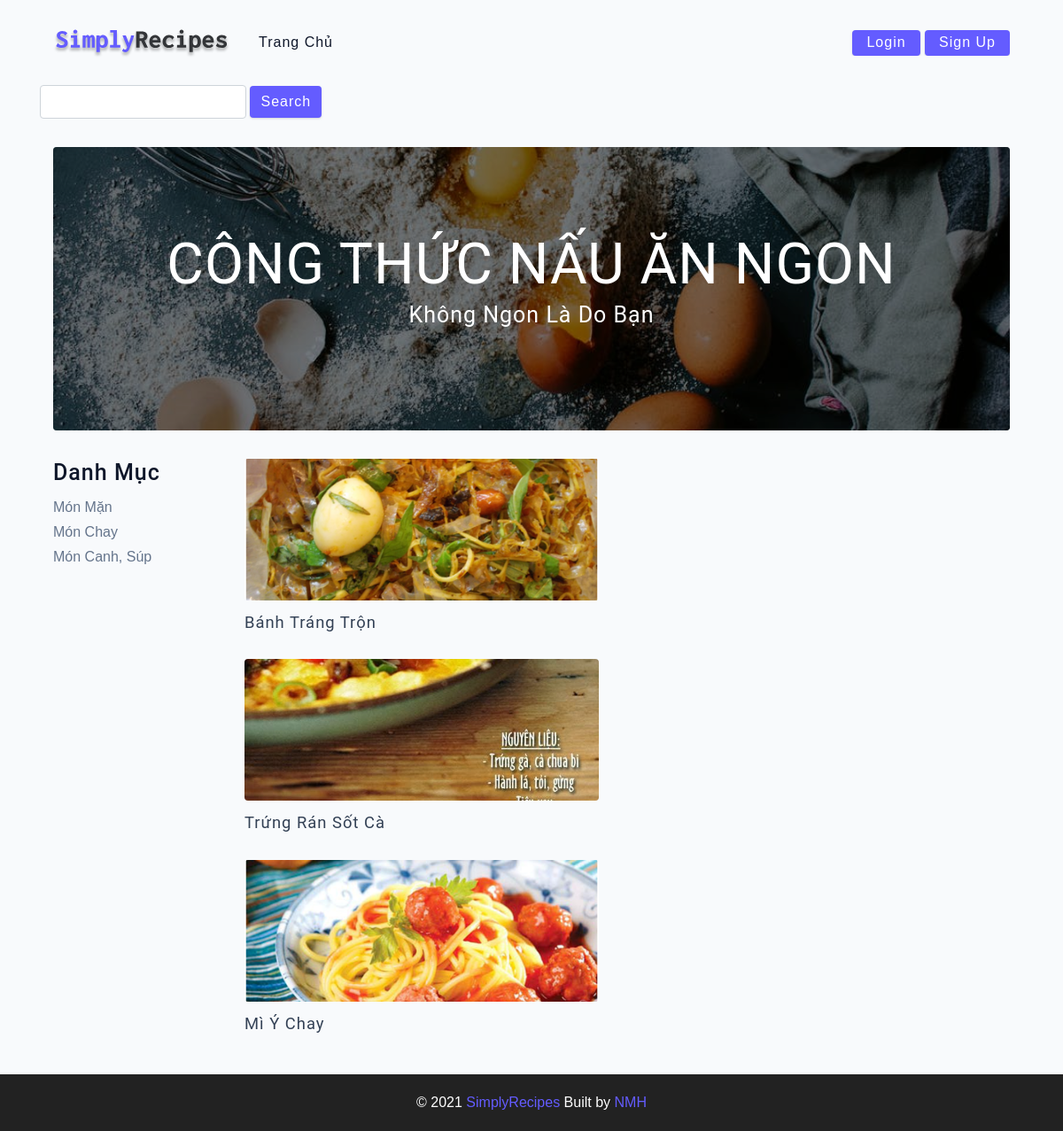
Screenshot of /search with the database file from the repository.
### website/models.py (models this page shows)
class Food(db.Model, UserMixin):
    id = db.Column(db.Integer, primary_key=True)
    id_user = db.Column(db.Integer)
    id_categoryfood = db.Column(db.Integer)
    name = db.Column(db.String(500))
    material = db.Column(db.String(1500))
    recipe = db.Column(db.String(50000))
    image = db.Column(db.String(200))

### website/auth.py (the view)
@auth.route('/search', methods=['POST', 'GET'])
def search():
    foods = Food.query.all()
    if request.method == 'POST':
        ct = request.form.get('search')
        search = "%{}%".format(ct)
        print(search)
        foods = Food.query.filter(Food.name.like(search)).all()
        print(foods)
    return render_template("home.html", user=current_user,
                                        list_user=User.query.all(),
                                        list_food=foods,
                                        list_category=Category_food.query.all(),
                                        list_comments=Comments().query.all())

### website/templates/home.html
{% extends "base.html" %}
{% block content %}
    <form class="form-inline" method="POST" action="search">
      <div>
        <input type="text" class="form-control" name="search" id="search">
        <button type="submit" class="btn"> Search </button>
      </div>
    </form>
    <main class="page">
      <header class="hero">
        <div class="hero-container">
          <div class="hero-text">
            <h1>CÔNG THỨC NẤU ĂN NGON</h1>
            <h4>không ngon là do bạn</h4>
          </div>
        </div>
      </header>
      <section class="recipes-container">
        <div class="tags-container">
          <h4>Danh mục</h4>
          <div class="tags-list">
            <a href="categoryFood/{{1}}">Món mặn</a>
            <a href="categoryFood/{{2}}">Món chay</a>
            <a href="categoryFood/{{3}}">Món canh, súp</a>
          </div>
        </div>
        <div class="recipes-list">
          {% for recipe in list_food %}
            <a href="detail_recipe/{{recipe.id}}" class="recipe">
              <img src="/static/img/uploads/{{recipe.image}}"class="img recipe-img"alt=""/>
              <h5>{{recipe.name}}</h5>
            </a>
          {% endfor %}
        </div>
      </section>
    </main>
{% endblock content %}

### website/static/css/main.css (style rules this page uses)
html { font-size: 100%; }
:root { --primary-100: #e2e0ff; --primary-200: #c1beff; --primary-300: #a29dff; --primary-400: #837dff; --primary-500: #645cff; --primary-600: #504acc; --primary-700: #3c3799; --primary-800: #282566; --primary-900: #141233; --grey-50: #f8fafc; --grey-100: #f1f5f9; --grey-200: #e2e8f0; --grey-300: #cbd5e1; --grey-400: #94a3b8; --grey-500: #64748b; --grey-600: #475569; --grey-700: #334155; --grey-800: #1e293b; --grey-900: #0f172a; --black: #222; --white: #fff; --red-light: #f8d7da; --red-dark: #842029; --green-light: #d1e7dd; --green-dark: #0f5132; --headingFont: 'Roboto', sans-serif; --bodyFont: 'Nunito', sans-serif; --smallText: 0.7em; --backgroundColor: var(--grey-50); --textColor: var(--grey-900); --borderRadius: 0.25rem; --letterSpacing: 1px; --transition: 0.3s ease-in-out all; --max-width: 1120px; --fixed-width: 600px; --shadow-1: 0 1px 3px 0 rgba(0, 0, 0, 0.1), 0 1px 2px 0 rgba(0, 0, 0, 0.06); --shadow-2: 0 4px 6px -1px rgba(0, 0, 0, 0.1), 0 2px 4px -1px rgba(0, 0, 0, 0.06); --shadow-3: 0 10px 15px -3px rgba(0, 0, 0, 0.1), 0 4px 6px -2px rgba(0, 0, 0, 0.05); --shadow-4: 0 20px 25px -5px rgba(0, 0, 0, 0.1), 0 10px 10px -5px rgba(0, 0, 0, 0.04); }
body { background: var(--backgroundColor); font-family: var(--bodyFont); font-weight: 400; line-height: 1.75; color: var(--textColor); }
h1, h2, h3, h4, h5 { margin: 0; margin-bottom: 1.38rem; font-family: var(--headingFont); font-weight: 400; line-height: 1.3; text-transform: capitalize; letter-spacing: var(--letterSpacing); }
h1 { margin-top: 0; font-size: 3.052rem; }
h4 { font-size: 1.563rem; }
h5 { font-size: 1.25rem; }
a { text-decoration: none; }
.img { width: 100%; display: block; object-fit: cover; }
.btn { cursor: pointer; color: var(--white); background: var(--primary-500); border: transparent; border-radius: var(--borderRadius); letter-spacing: var(--letterSpacing); padding: 0.375rem 0.75rem; box-shadow: var(--shadow-1); transition: var(--transtion); text-transform: capitalize; display: inline-block; }
::placeholder { font-family: inherit; color: var(--grey-400); }
.page { width: 90vw; max-width: var(--max-width); margin: 0 auto; }
.page { padding-top: 2rem; min-height: calc(100vh - (6rem + 4rem)); }
.hero { height: 40vh; position: relative; margin-bottom: 2rem; background: url('../assets/main.jpeg') center/cover no-repeat; border-radius: var(--borderRadius); }
.hero-container { position: absolute; top: 0; left: 0; width: 100%; height: 100%; display: flex; align-items: center; justify-content: center; background: rgba(0, 0, 0, 0.4); border-radius: var(--borderRadius); }
.hero-text { color: var(--white); text-align: center; }
@media only screen and (min-width: 768px) { .hero-text h1 { font-size: 4rem; margin-bottom: 0; } }
.recipes-container { display: grid; gap: 2rem 1rem; }
.recipes-list { display: grid; gap: 2rem 1rem; padding-bottom: 3rem; }
.tags-container { order: 1; display: flex; flex-direction: column; padding-bottom: 3rem; }
.tags-container h4 { margin-bottom: 0.5rem; font-weight: 500; }
.tags-list { display: grid; grid-template-columns: 1fr 1fr 1fr; }
.tags-list a { text-transform: capitalize; display: block; color: var(--grey-500); transition: var(--transition); }
.recipe { display: block; }
.recipe-img { height: 15rem; border-radius: var(--borderRadius); margin-bottom: 1rem; }
.recipe h5 { margin-bottom: 0; margin-top: 0.25rem; line-height: 1; color: var(--grey-700); }
@media screen and (min-width: 576px) { .recipes-list { grid-template-columns: 1fr 1fr; } }
@media screen and (min-width: 576px) { .recipe-img { height: 10rem; } }
@media screen and (min-width: 992px) { .recipes-container { grid-template-columns: 200px 1fr; gap: 1rem; } }
@media screen and (min-width: 992px) { .recipes-list { grid-template-columns: 400px; } }
@media screen and (min-width: 992px) { .tags-container { order: 0; } }
@media screen and (min-width: 992px) { .tags-list { display: grid; grid-template-columns: 1fr; } }
@media screen and (min-width: 1200px) { .recipe h5 { font-size: 1.15rem; } }
@media screen and (min-width: 1200px) { .recipes-list { grid-template-columns: 400px; } }

### rows the page displays
Food: image (picture), name "Bánh Tráng Trộn"
Food: image (picture), name "Trứng Rán Sốt Cà"
Food: image (picture), name "Mì Ý Chay"
